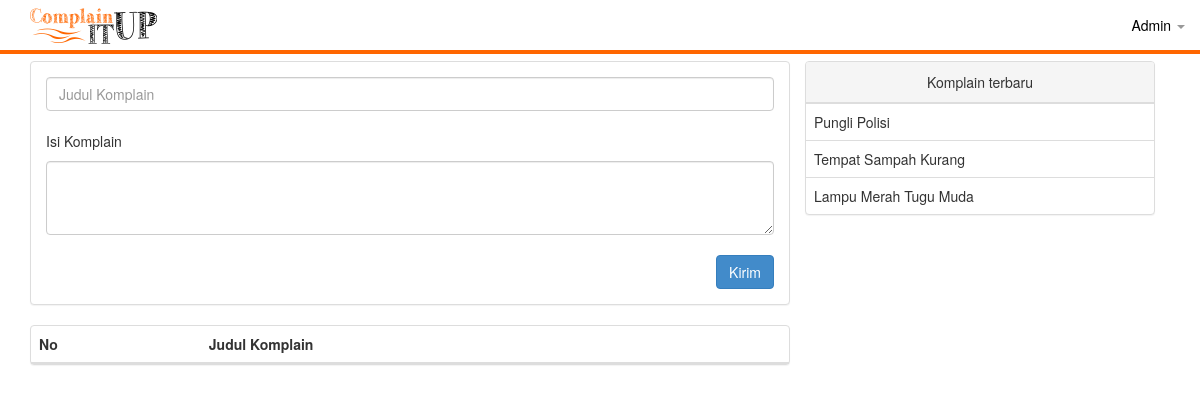
/user.php (signed in), run on the app's committed database.
### tables this page shows
CREATE TABLE IF NOT EXISTS `Komplain` (
`Nocomplain` int(5) NOT NULL,
  `Judul` varchar(100) NOT NULL,
  `Complain` text NOT NULL,
  `Username` varchar(30) DEFAULT NULL
);

### pages/home1.php (the view, shortened to what this page needs)
<div class="col-md-8">
	  <div class="row">
	    <div class="panel panel-default">
	    	<div class="panel-body">
	    	  <form role="form" method="POST" action="posting.php">
	    		<input type="text" class="form-control" name="title" placeholder="Judul Komplain"><br>
	    		<p>Isi Komplain</p>
	    		<textarea class="form-control" name="text" rows="3"></textarea><br>
	    		<button type="submit" name="submit" class="btn btn-primary pull-right">Kirim</button>
	    	  </form>
	    	</div>
	    </div>
	    <div class="panel panel-default">
	      <table class="table table-hover sortable">
	        <thead>
	      	  <tr>
	      		<th>No</th>
	      		<th>Judul Komplain</th>
	      	  </tr>
	        </thead>
	      </table>
	    </div>
	  </div>
	</div>
	<div class="col-md-4">
	  <div class="panel panel-default">
	      <div class="panel-heading" align="center">Komplain terbaru</div>
	        <table class="table table-hover sortable">
	      	  <tbody>
	      	    <?php
	      	      $result=mysql_query("SELECT * FROM Komplain order by Nocomplain asc") or die (mysql_error());
	              for($i=1;$i<5;$i++) {
	              	$data=mysql_fetch_array($result);
	              	if($data == NULL) {break;}
	      	    ?>
	      	    <tr class='clickableRow' href='user.php?p=komplain&id=<?php echo $data[1];?>'
	      	    ><td><?php echo $data[1]?></td></tr>
	  			<?php }?>
	      	  </tbody>
	        </table>
	      </div>
	  </div>
	</div>

### css/style.css (style rules this page uses)
.sortable tr { cursor: pointer; }

### data on the page
komplain: Judul "Pungli Polisi"
komplain: Judul "Tempat Sampah Kurang"
komplain: Judul "Lampu Merah Tugu Muda"

### other printed values
$user "Admin"
